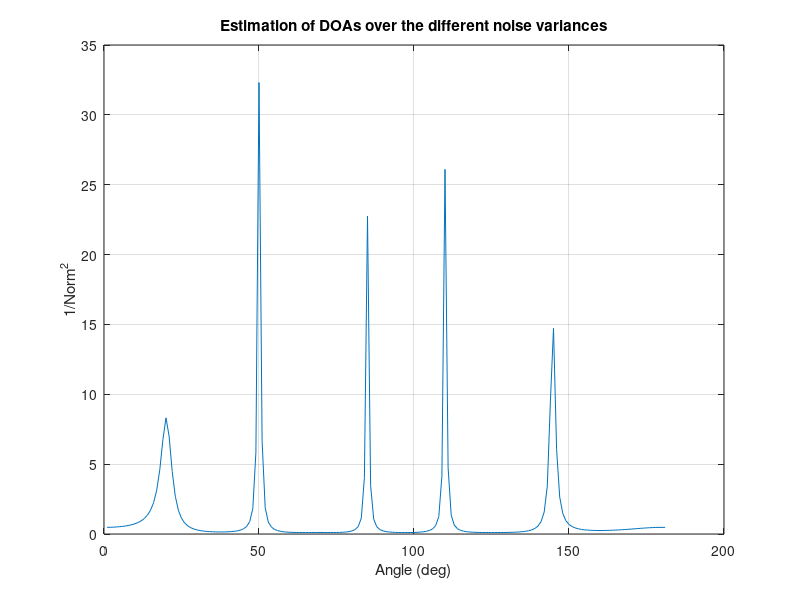

MATLAB code to generate this figure: (Note: this script raises an error after producing the figure.)
% Direction of Arrival Estimation, i.e., Spatial Spectrum Estimation

% MUSIC: Multiple Signal Classification
clc;
clear;
delete(findall(0, 'Type', 'figure'));

% STEP a: Simulating the Narrowband Sources %%%%%%%%%%%%%%%%%%%%%%%%%%%%%%
p = 100; % Number of time snapshots
fs = 10^7; % Sampling frequency
fc = 10^6; % Center frequency of narrowband sources
M = 10; % Number of array elements, i.e., sensors or antennas
N = 5; % Number of sources
sVar = 1; % Variance of the amplitude of the sources

% p snapshots of N narrowband sources with random amplitude of mean zero
% and covariance 1
s = sqrt(sVar)*randn(N, p).*exp(1i*(2*pi*fc*repmat([1:p]/fs, N, 1)));
% STEP a: Simulating the Narrowband Sources %%%%%%%%%%%%%%%%%%%%%%%%%%%%%%


% STEP b: Mixing the sources and getting the sensor signals %%%%%%%%%%%%%%
doa = [20; 50; 85; 110; 145]; %DOAs
cSpeed = 3*10^8 ; % Speed of light
dist = 150; % Sensors (i.e., antennas) spacing in meters

% Constructing the Steering matrix
A = zeros(M, N);
for k = 1:N
    A(:, k) = exp(-1i*2*pi*fc*dist*cosd(doa(k))*(1/cSpeed)*[0:M-1]'); 
end

noiseCoeff = 1; % Variance of added noise
x = A*s + sqrt(noiseCoeff)*randn(M, p); % Sensor signals
% STEP b: Mixing the sources and getting the sensor signals %%%%%%%%%%%%%%


% STEP c: Estimating the covariance matrix of the sensor array %%%%%%%%%%%
R = (x*x')/p; % Empirical covariance of the antenna data
% STEP c: Estimating the covariance matrix of the sensor array %%%%%%%%%%%


% STEP d: Finding the noise subspace and estimating the DOAs %%%%%%%%%%%%%
[V, D] = eig(R);
noiseSub = V(:, 1:M-N); % Noise subspace of R

theta = 0:1:180; %Peak search
a = zeros(M, length(theta));
res = zeros(length(theta), 1);
for i = 1:length(theta)
    a(:, i) = exp(-1i*2*pi*fc*dist*cosd(i)*(1/cSpeed)*[0:M-1]');
    res(i, 1) = 1/(norm(a(:, i)'*noiseSub).^2);
end

[resSorted, orgInd] = sort(res, 'descend');
DOAs = orgInd(1:N, 1);
% STEP d: Finding the noise subspace and estimating the DOAs %%%%%%%%%%%%%
 figure;
    plot(res);
    xlabel('Angle (deg)');
    ylabel('1/Norm^2');
    title ('Estimation of DOAs')
    grid;
%%
clc;
clear;
delete(findall(0, 'Type', 'figure'));

% STEP e: Repeating the experiment for different parameters %%%%%%%%%%%%%%
DOAs1 = [];
DOAs2 = [];
DOAs3 = [];
p = 100; % Number of time snapshots
fs = 10^7; % Sampling frequency
fc = 10^6 ; % Center frequency of narrowband sources
M = 10; % Number of array elements, i.e., sensors or antennas
N = 5; % Number of sources
doa = [20; 50; 85; 110; 145]; %DOAs
cSpeed = 3*10^8 ; % Speed of light

%%% PART 1, repeating for different noise variances
dist = 150;
sVar = 1;

s = sqrt(sVar)*randn(N, p).*exp(1i*(2*pi*fc*repmat([1:p]/fs, N, 1)));

A = zeros(M, N);
for k = 1:N
    A(:, k) = exp(-1i*2*pi*fc*dist*cosd(doa(k))*(1/cSpeed)*[0:M-1]'); 
end

noiseV = [1, 5, 10, 20, 35, 50];
for i = 1:size(noiseV, 2)
    noiseCoeff = noiseV(i); % Variance of added noise
    
    x = A*s + sqrt(noiseCoeff)*randn(M, p); % Sensor signals
    R = (x*x')/p; % Empirical covariance of the antenna data
    
    [V, D] = eig(R);
    noiseSub = V(:, 1:M-N); % Noise subspace of R
    
    theta = 0:1:180; %Peak search
    a = zeros(M, length(theta));
    res = zeros(length(theta), 1);
    for j = 1:length(theta)
        a(:, j) = exp(-1i*2*pi*fc*dist*cosd(j)*(1/cSpeed)*[0:M-1]');
        res(j, 1) = 1/(norm(a(:, j)'*noiseSub).^2);
    end
    [resSorted, orgInd] = sort(res, 'descend');
    DOAs1 = [DOAs1, orgInd(1:N, 1)]; 
    
    figure;
    plot(res);
    xlabel('Angle (deg)');
    ylabel('1/Norm^2');
    title ('Estimation of DOAs over the different noise variances')
    grid;
    
    % According to the results, we can infer that there is a negative correlation
    % between the noise variance and the accuracy of estimation, i.e., the latter
    % decreases as we increase the former. This is because the peaks are became
    % less sharp and some fake peaks are generated in some cases.
    
    % If we start from the largest eigen value to the smallest one in the 
    % corresponding diagonal matrix and calculate the difference between
    % i-th and (i-1)-th eigen values, we observe that for low noise cases,  
    % there are approximately M-N larger eigen values which among them, the  
    % difference between i-th and (i-1)-th one is much greater than the
    % corresponding figure for the remaining eigen values. Hence we can
    % conclude that M-N is the number of sources.
    
    % This function can give an estimation of the number of sources
    disp (['Estimated number of sources (noise variance = ', ...
        num2str(noiseCoeff),'): ', num2str(numSources(D))]);
    
end
%%
%%% PART 2, repeating for different inter-spacing between antennas
noiseCoeff = 5; % Variance of added noise
sVar = 1;

s = sqrt(sVar)*randn(N, p).*exp(1i*(2*pi*fc*repmat([1:p]/fs, N, 1)));

distV = [50, 100, 150, 200, 253]; % Differenet spacings in meters
for i = 1:size(distV, 2)
    dist = distV(i);
    
    A = zeros(M, N);
    for k = 1:N
        A(:, k) = exp(-1i*2*pi*fc*dist*cosd(doa(k))*(1/cSpeed)*[0:M-1]'); 
    end
    
    x = A*s + sqrt(noiseCoeff)*randn(M, p); % Sensor signals
    R = (x*x')/p; % Empirical covariance of the antenna data
    
    [V, D] = eig(R);
    noiseSub = V(:, 1:M-N); % Noise subspace of R
    
    theta = 0:1:180; %Peak search
    a = zeros(M, length(theta));
    res = zeros(length(theta), 1);
    for j = 1:length(theta)
        a(:, j) = exp(-1i*2*pi*fc*dist*cosd(j)*(1/cSpeed)*[0:M-1]');
        res(j, 1) = 1/(norm(a(:, j)'*noiseSub).^2);
    end
    [resSorted, orgInd] = sort(res, 'descend');
    DOAs2 = [DOAs2, orgInd(1:N, 1)]; 
    
    figure;
    plot(res);
    xlabel('Angle (deg)');
    ylabel('1/Norm^2');
    title ('Estimation of DOAs over the different inter-spacing between antennas')
    grid; 

    % According to the results, we can observe that (very) large or (very)
    % small spacing between antennas can result in low accuracy of
    % estimation due to the generation of small and/or fake peaks. Thus,
    % there is an optimum value for inter-spacing between antennas and can
    % be calculated by doing a sweep on its corresponding variable.
    
end

%%% PART 3, repeating for different variances of the amplitude of sources
noiseCoeff = 5; % Variance of added noise
dist = 150;
sVarV = [0.01, 0.1, 1, 5, 10]; % Differenet amplitude variances
for i = 1:size(sVarV, 2)
    sVar = sVarV(i); % Variance of the amplitude of the sources
    s = sqrt(sVar)*randn(N, p).*exp(1i*(2*pi*fc*repmat([1:p]/fs, N, 1)));
    
    A = zeros(M, N);
    for k = 1:N
        A(:, k) = exp(-1i*2*pi*fc*dist*cosd(doa(k))*(1/cSpeed)*[0:M-1]'); 
    end
    
    x = A*s + sqrt(noiseCoeff)*randn(M, p); % Sensor signals
    R = (x*x')/p; % Empirical covariance of the antenna data
    
    [V, D] = eig(R);
    noiseSub = V(:, 1:M-N); % Noise subspace of R
    
    theta = 0:1:180; %Peak search
    a = zeros(M, length(theta));
    res = zeros(length(theta), 1);
    for j = 1:length(theta)
        a(:, j) = exp(-1i*2*pi*fc*dist*cosd(j)*(1/cSpeed)*[0:M-1]');
        res(j, 1) = 1/(norm(a(:, j)'*noiseSub).^2);
    end
    [resSorted, orgInd] = sort(res, 'descend');
    DOAs3 = [DOAs3, orgInd(1:N, 1)]; 
    
    figure;
    plot(res);
    xlabel('Angle (deg)');
    ylabel('1/Norm^2');
    title ('Estimation of DOAs over the differenet sources amplitude variances')
    grid;
    
    % According to the results, we can infer that there is a positive
    % correlation between the the variance of the amplitude of the sources 
    % and the accuracy of estimation, i.e., the latter increases as we
    % increase the former. This is because the peaks are became sharper and 
    % larger, and also fake peaks are prevented.

end
% STEP e: Repeating the experiment for different parameters %%%%%%%%%%%%%%
